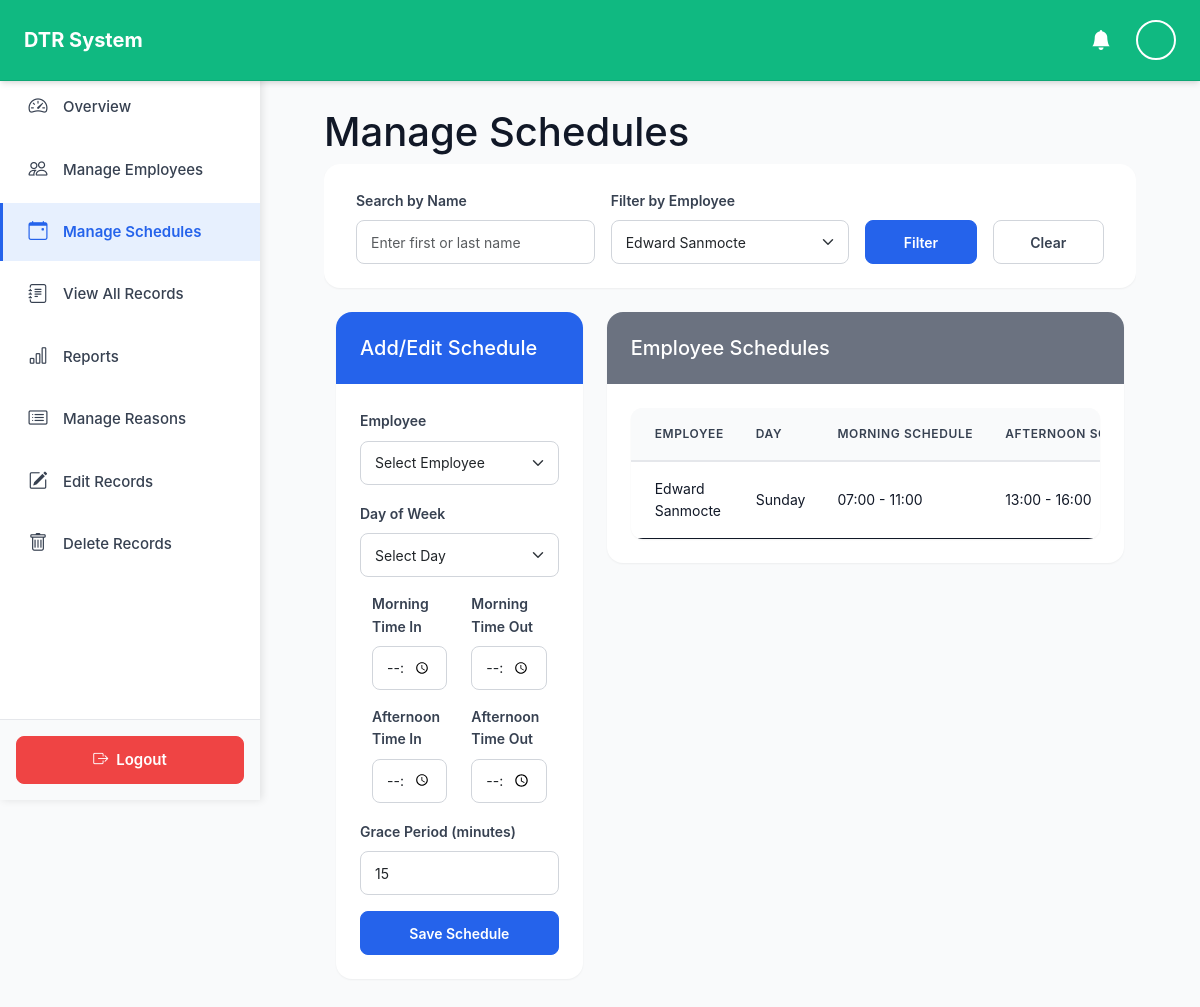
Screenshot of /admin/manage_schedules.php?employee_id=1005 (signed in) with the database file from the repository.
### tables this page shows
CREATE TABLE `official_time` (
  `schedule_id` int(11) NOT NULL AUTO_INCREMENT,
  `employee_id` int(11) NOT NULL,
  `day_of_week` enum('Monday','Tuesday','Wednesday','Thursday','Friday','Saturday','Sunday') NOT NULL,
  `am_time_in` time DEFAULT NULL,
  `am_time_out` time DEFAULT NULL,
  `pm_time_in` time DEFAULT NULL,
  `pm_time_out` time DEFAULT NULL,
  `grace_period_minutes` int(11) DEFAULT 0,
  `is_active` tinyint(1) DEFAULT 1,
  `created_at` datetime DEFAULT current_timestamp(),
  `updated_at` datetime DEFAULT current_timestamp() ON UPDATE current_timestamp(),
  PRIMARY KEY (`schedule_id`),
  KEY `idx_official_time_employee` (`employee_id`),
  CONSTRAINT `official_time_ibfk_1` FOREIGN KEY (`employee_id`) REFERENCES `employee` (`employee_id`) ON DELETE CASCADE
);

CREATE TABLE `employee` (
  `employee_id` int(11) NOT NULL AUTO_INCREMENT,
  `pin` varchar(20) NOT NULL,
  `first_name` varchar(50) NOT NULL,
  `last_name` varchar(50) NOT NULL,
  `email` varchar(100) DEFAULT NULL,
  `position_id` varchar(50) DEFAULT NULL,
  `department_id` varchar(50) DEFAULT NULL,
  `is_active` tinyint(1) DEFAULT 1,
  `created_at` datetime DEFAULT current_timestamp(),
  `updated_at` datetime DEFAULT current_timestamp() ON UPDATE current_timestamp(),
  PRIMARY KEY (`employee_id`),
  UNIQUE KEY `pin` (`pin`),
  UNIQUE KEY `email` (`email`),
  KEY `idx_employee_pin` (`pin`),
  KEY `idx_employee_email` (`email`),
  KEY `idx_employee_active` (`is_active`),
  KEY `employee_ibfk_1` (`position_id`),
  KEY `employee_ibfk_2` (`department_id`),
  CONSTRAINT `employee_ibfk_1` FOREIGN KEY (`position_id`) REFERENCES `position` (`position_id`) ON DELETE SET NULL,
  CONSTRAINT `employee_ibfk_2` FOREIGN KEY (`department_id`) REFERENCES `department` (`department_id`) ON DELETE SET NULL
);

### admin/manage_schedules.php (the view, shortened to what this page needs)
<?php
require_once '../config/database.php';
$fieldErrors = [];
$stmt = $conn->query("SELECT employee_id, first_name, last_name FROM employee WHERE is_active = 1 ORDER BY first_name");
$employees = $stmt->fetchAll();
$filterEmployee = $_GET['employee_id'] ?? '';
$searchName = trim($_GET['search'] ?? '');
$scheduleQuery = "
    SELECT ot.*, e.first_name, e.last_name
    FROM official_time ot
    JOIN employee e ON ot.employee_id = e.employee_id
    WHERE 1=1
";
$params = [];
if (!empty($filterEmployee)) {
    $scheduleQuery .= " AND e.employee_id = ?";
    $params[] = $filterEmployee;
}
$scheduleQuery .= " ORDER BY e.first_name, ot.day_of_week";
$stmt = $conn->prepare($scheduleQuery);
$stmt->execute($params);
$schedules = $stmt->fetchAll();
?>
<!DOCTYPE html>
<html lang="en">
<head>
    <link href="https://cdn.jsdelivr.net/npm/bootstrap@5.3.0/dist/css/bootstrap.min.css" rel="stylesheet">
    <link rel="stylesheet" href="../assets/css/style.css">
</head>
<body class="bg-light">
    <?php
require_once '../includes/header.php';
?>
<?php require_once '../includes/sidebar.php'; ?>
<div class="container-fluid mt-4">
    <div class="main-content">
        <h1>Manage Schedules</h1>
            <div class="card mb-4">
                <div class="card-body">
                    <form method="GET" class="row g-3 align-items-end">
                        <div class="col-md-4">
                            <label for="search" class="form-label">Search by Name</label>
                            <input type="text" id="search" name="search" class="form-control"
                                   placeholder="Enter first or last name"
                                   value="<?php echo htmlspecialchars($searchName); ?>">
                        </div>
                        <div class="col-md-4">
                            <label for="filter_employee_id" class="form-label">Filter by Employee</label>
                            <select id="filter_employee_id" name="employee_id" class="form-select">
                                <?php foreach ($employees as $emp): ?>
                                    <option value="<?php echo $emp['employee_id']; ?>"
                                            <?php echo $filterEmployee == $emp['employee_id'] ? 'selected' : ''; ?>>
                                        <?php echo htmlspecialchars($emp['first_name'] . ' ' . $emp['last_name']); ?>
                                    </option>
                                <?php endforeach; ?>
                            </select>
                        </div>
                        <div class="col-md-2">
                            <button type="submit" class="btn btn-primary w-100">Filter</button>
                        </div>
                        <div class="col-md-2">
                            <a href="manage_schedules.php" class="btn btn-outline-secondary w-100">Clear</a>
                        </div>
                    </form>
                </div>
            </div>
            <div class="row">
                <div class="col-md-4 mb-4">
                    <div class="card">
                        <div class="card-header bg-primary text-white">
                            <h5 class="mb-0">Add/Edit Schedule</h5>
                        </div>
                        <div class="card-body">
                            <form method="POST" novalidate>
                                <div class="mb-3">
                                    <label for="employee_id" class="form-label">Employee</label>
                                    <select name="employee_id" id="employee_id" class="form-select <?php echo isset($fieldErrors['employee_id']) ? 'is-invalid' : ''; ?>" required>
                                        <option value="">Select Employee</option>
                                </select>
                            </div>
                            <div class="mb-3">
                                <label for="day_of_week" class="form-label">Day of Week</label>
                                <select name="day_of_week" id="day_of_week" class="form-select <?php echo isset($fieldErrors['day_of_week']) ? 'is-invalid' : ''; ?>" required>
                                    <option value="">Select Day</option>
                                </select>
                            </div>
                            <div class="row">
                                <div class="col-md-6 mb-3">
                                    <label for="am_time_in" class="form-label">Morning Time In</label>
                                    <input type="time" name="am_time_in" id="am_time_in" class="form-control <?php echo isset($fieldErrors['am_time_in']) ? 'is-invalid' : ''; ?>" required>
                                </div>
                                <div class="col-md-6 mb-3">
                                    <label for="am_time_out" class="form-label">Morning Time Out</label>
                                    <input type="time" name="am_time_out" id="am_time_out" class="form-control <?php echo isset($fieldErrors['am_time_out']) ? 'is-invalid' : ''; ?>" required>
                                </div>
                            </div>
                            <div class="row">
                                <div class="col-md-6 mb-3">
                                    <label for="pm_time_in" class="form-label">Afternoon Time In</label>
                                    <input type="time" name="pm_time_in" id="pm_time_in" class="form-control <?php echo isset($fieldErrors['pm_time_in']) ? 'is-invalid' : ''; ?>" required>
                                </div>
                                <div class="col-md-6 mb-3">
                                    <label for="pm_time_out" class="form-label">Afternoon Time Out</label>
                                    <input type="time" name="pm_time_out" id="pm_time_out" class="form-control <?php echo isset($fieldErrors['pm_time_out']) ? 'is-invalid' : ''; ?>" required>
                                </div>
                            </div>
                            <div class="mb-3">
                                <label for="grace_period_minutes" class="form-label">Grace Period (minutes)</label>
                                <input type="number" name="grace_period_minutes" id="grace_period_minutes" class="form-control" value="15" min="0" max="60">
                            </div>
                            <button type="submit" class="btn btn-primary w-100">Save Schedule</button>
                        </form>
                    </div>
                </div>
            </div>
            <div class="col-md-8">
                <div class="card">
                    <div class="card-header bg-secondary text-white">
                        <h5 class="mb-0">Employee Schedules</h5>
                    </div>
                    <div class="card-body">
                        <div class="table-responsive">
                            <table class="table table-hover">
                                <thead>
                                    <tr>
                                        <th>Employee</th>
                                        <th>Day</th>
                                        <th>Morning Schedule</th>
                                        <th>Afternoon Schedule</th>
                                    </tr>
                                </thead>
                                <tbody>
                                    <?php foreach ($schedules as $schedule): ?>
                                        <tr>
                                            <td><?= htmlspecialchars($schedule['first_name'] . ' ' . $schedule['last_name']) ?></td>
                                            <td><?= htmlspecialchars($schedule['day_of_week']) ?></td>
                                            <td><?= htmlspecialchars(substr($schedule['am_time_in'], 0, 5) . ' - ' . substr($schedule['am_time_out'], 0, 5)) ?></td>
                                            <td><?= htmlspecialchars(substr($schedule['pm_time_in'], 0, 5) . ' - ' . substr($schedule['pm_time_out'], 0, 5)) ?></td>
                                        </tr>
                                    <?php endforeach; ?>
                                </tbody>
                            </table>
                        </div>
                    </div>
                </div>
            </div>
        </div>
    </div>
    </div>
</div>
</body>
</html>

### rows the page displays
official_time: employee.last_name "Edward Sanmocte", day_of_week "Sunday", am_time_in+am_time_out "07:00 - 11:00", pm_time_in+pm_time_out "13:00 - 16:00"

### other values shown
form field employee_id "Edward Sanmocte"
